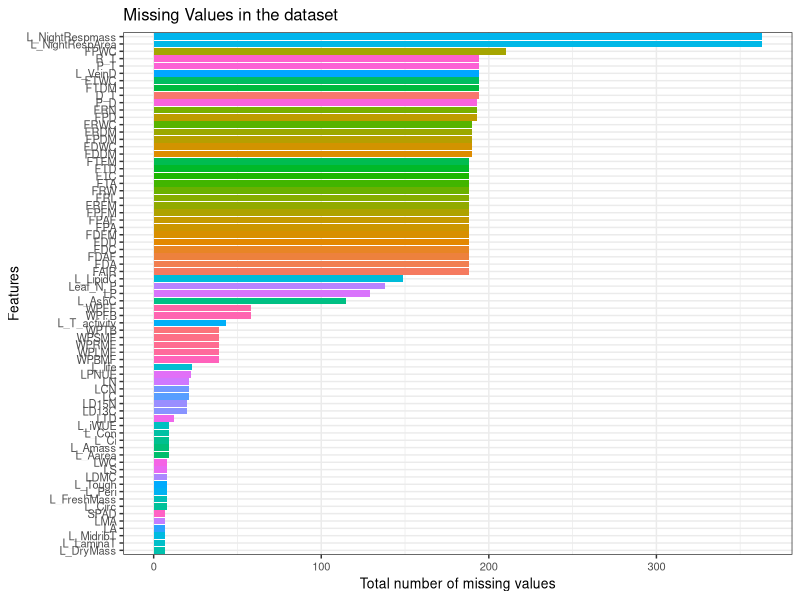
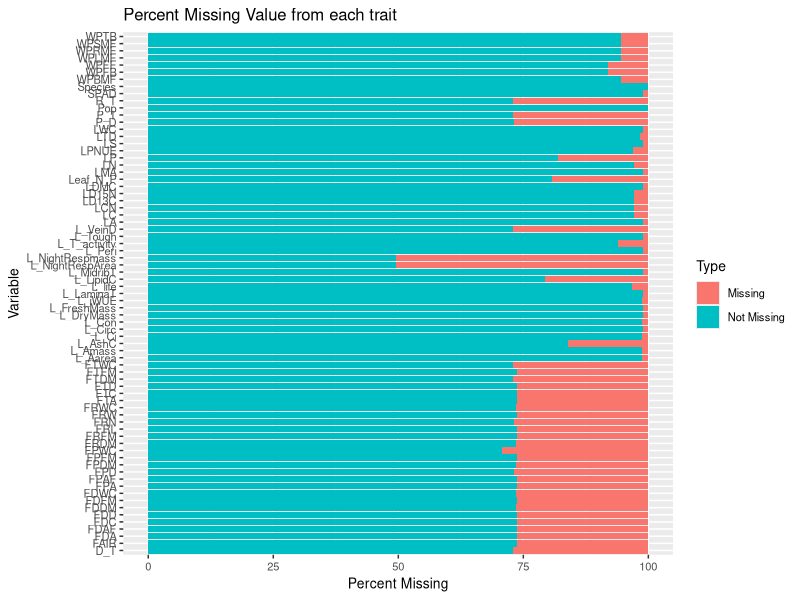

The R script that drew these images, in order: (Note: this script raises an error after producing the figures.)

####  

rm(list = ls())

packages <- list("here","tidyverse","naniar","ggplot2","randomForest","caret","readxl")


lapply(packages, require,character.only=T)

Sunflower_traits <- read_excel(here("Datasets and Tables","CombinedTraitDataset_ForSam_12.20.20.xlsx"))


table(Sunflower_traits$Species)


#### removing the columns which we don't need ### 

Sunflower_traits <- Sunflower_traits %>% 
                         dplyr::select(-c(Year,PlantID,Block,Number))


### now renaming the columns ### 

New_names <- c("Species","Pop","SPAD","L_Aarea","L_Amass","L_Con","L_Ci",
               "L_iWUE","L_NightRespArea","L_NightRespmass","LA",
               "L_Peri","L_Circ","LS","LMA","L_FreshMass","L_DryMass",
               "LWC","LDMC","L_MidribT","L_LaminaT","L_Tough","L_life",
               "LN","LD15N","LPNUE","LC","LD13C","LCN","LP","Leaf_N_P",
               "L_VeinD","L_T_activity","LTD","L_LipidC","L_AshC","WPTB",
               "WPBMF","WPSMF","WPLMF","WPRMF","WPFB","WPFF","FPFM","FDFM",
               "FRFM","FTFM","FPDM","FDDM","FRDM","FTDM","FPWC","FDWC","FRWC",
               "FTWC","P_D","P_T","D_T","R_T","FRL","FRW","FDD","FDC","FTD",
               "FTC","FTA","FDA","FPA","FRN","FPD","FAIR","FPAF","FDAF")


Old_names <- colnames(Sunflower_traits)


#### renaming the names of the dataframe ##### 

Sunflower_traits <- Sunflower_traits %>% rename_at(vars(Old_names), ~ New_names)

### First changing H. agrestis, H. argophyllus to H_agrestis, H_argophyllus 

Sunflower_traits$Species <- gsub(". ","_",Sunflower_traits$Species)

### converting every ".", into NA in the trait columns 

Sunflower_traits[Sunflower_traits == "."] <- NA

### 

total_cells <- prod(dim(Sunflower_traits %>% select(-Species))) 

missing_cells <- sum(is.na(Sunflower_traits %>% select(-Species)))

# calculating percentage of missing values
percentage_missing <- (missing_cells * 100 )/(total_cells)

percentage_missing 

#### Missing values in the data 
## #### Missing values in the data
## credit for this workflow goes to James Laufer's blog ## 
## https://jenslaufer.com/data/analysis/visualize_missing_values_with_ggplot.html#:~:text=You%20can%20use%20the%20gather,where%20the%20value%20is%20missing.


Missing_values <-Sunflower_traits %>%
                 gather(key = "key", value = "val") %>%
                 mutate(is.missing = is.na(val)) %>%
                 group_by(key, is.missing) %>%
                 summarise(num.missing = n()) %>%
                 filter(is.missing==T) %>%
                 select(-is.missing) %>%
                 arrange(desc(num.missing)) 


## Now make a plot ## number of missing values for specific traits ###

ggplot(data = Missing_values,
       aes(x=reorder(key,num.missing), y = num.missing, fill = key)) +
       geom_bar(stat = "identity") + 
       labs(x= "Features", y= "Total number of missing values") +
       coord_flip() + 
       theme_bw() + 
       theme(legend.position = "none") + 
       ggtitle("Missing Values in the dataset") +
       theme(text = element_text(size = 10)) 


### Percent missing for each trait ###

Missing_percent <- Sunflower_traits %>%
                  gather(key = "key", value = "val") %>%
                  mutate(isna = is.na(val)) %>%
                  group_by(key) %>%
                  mutate(total = n()) %>%
                  group_by(key, total, isna) %>%
                  summarise(num.isna = n()) %>%
                  mutate(pct = num.isna / total * 100) %>%
                  mutate(Type = case_when(isna == "FALSE" ~ "Not Missing",
                                          isna == "TRUE" ~ "Missing"))
  


ggplot(Missing_percent, aes(fill=Type, y=pct, x=key)) + 
  geom_bar(position='stack', stat='identity') +
  labs(x = "Variable", y = "Percent Missing") +
  coord_flip() +
  ggtitle("Percent Missing Value from each trait") +
  theme(text = element_text(size = 10))


here("Figures")

ggsave("C:/Users/samba/Documents/Chapter_1_Analysis/Figures/Figure S1.svg",
       dpi=300)


##### Converting the Species and Pop column to a factor ###

Sunflower_traits$Species <- factor(Sunflower_traits$Species) 

Sunflower_traits$Pop <- factor(Sunflower_traits$Pop) 

### converting all other columns into a numeric column ##

Sunflower_traits <- Sunflower_traits %>%
  mutate_if(is.character,as.numeric)

### Divide the dataset into a training and test set ###


s <- createDataPartition(y=Sunflower_traits$Species, p=0.70, list = F)
train <- Sunflower_traits[s,]
test <- Sunflower_traits[-s,]

#### removing the Pop column from both train and test putting it in a different dataframe ###

pop_train <- data.frame(Pop = train$Pop) 

train <- train %>% dplyr::select(-c(Pop))

test <- test %>% dplyr::select(-c(Pop))


### Now impute using random forest ### 
set.seed(1234)
train_imputed <- rfImpute(Species~.,train)

set.seed(1234)
test_imputed <- rfImpute(Species~.,test)

###### writing this out ####

here("Datasets and Tables")

write.csv(train_imputed,"C:/Users/samba/Documents/Chapter_1_Analysis/Datasets and Tables/train_imputed.csv",
          row.names = FALSE)

write.csv(test_imputed,"C:/Users/samba/Documents/Chapter_1_Analysis/Datasets and Tables/test_imputed.csv",
          row.names=FALSE)

## adding the pop column to the training data and calling it Sunflower_train###

Sunflower_train <- data.frame(Pop = pop_train$Pop,
                              train_imputed)

### write this dataframe out to analyze variance partitioning #### 

write.csv(Sunflower_train,"C:/Users/samba/Documents/Chapter_1_Analysis/Datasets and Tables/Sunflower_train.csv",
          row.names = FALSE)    






df <- read.csv(here("Datasets and Tables", "train_imputed.csv"))

table(df$Species)




